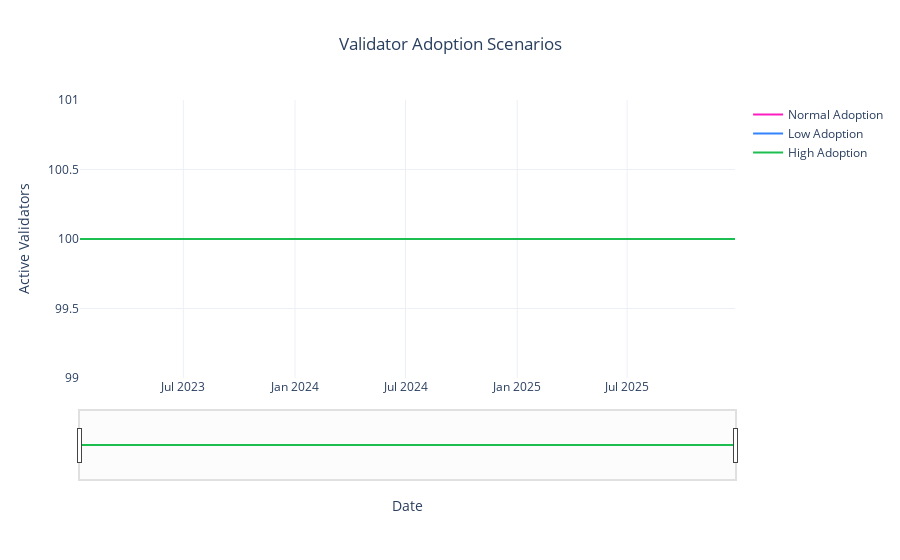

Source (notebook cell):
### Code cell
# Post-processing and visualizations
visualizations.plot_number_of_validators_per_subset(df_1a, scenario_names={0: "Normal Adoption", 1: "Low Adoption", 2: "High Adoption"})

### Figure 1 — Plotly figure (JSON) as saved in the notebook; plotly's stock layout.template omitted (floating-point values rounded to 4 significant figures; data arrays with more than 128 entries replaced by an {"elided": "..."} marker saying what was removed)
{"data": [{"name": "Normal Adoption", "type": "scatter", "x": {"elided": "3240 str values"}, "y": {"elided": "1080 int values"}}, {"name": "Low Adoption", "type": "scatter", "x": {"elided": "3240 str values"}, "y": {"elided": "1080 int values"}}, {"name": "High Adoption", "type": "scatter", "x": {"elided": "3240 str values"}, "y": {"elided": "1080 int values"}}], "layout": {"hovermode": "x unified", "legend": {"title": {"text": ""}}, "title": {"text": "Validator Adoption Scenarios"}, "xaxis": {"rangeslider": {"visible": true}, "title": {"text": "Date"}}, "yaxis": {"title": {"text": "Active Validators"}}}}
